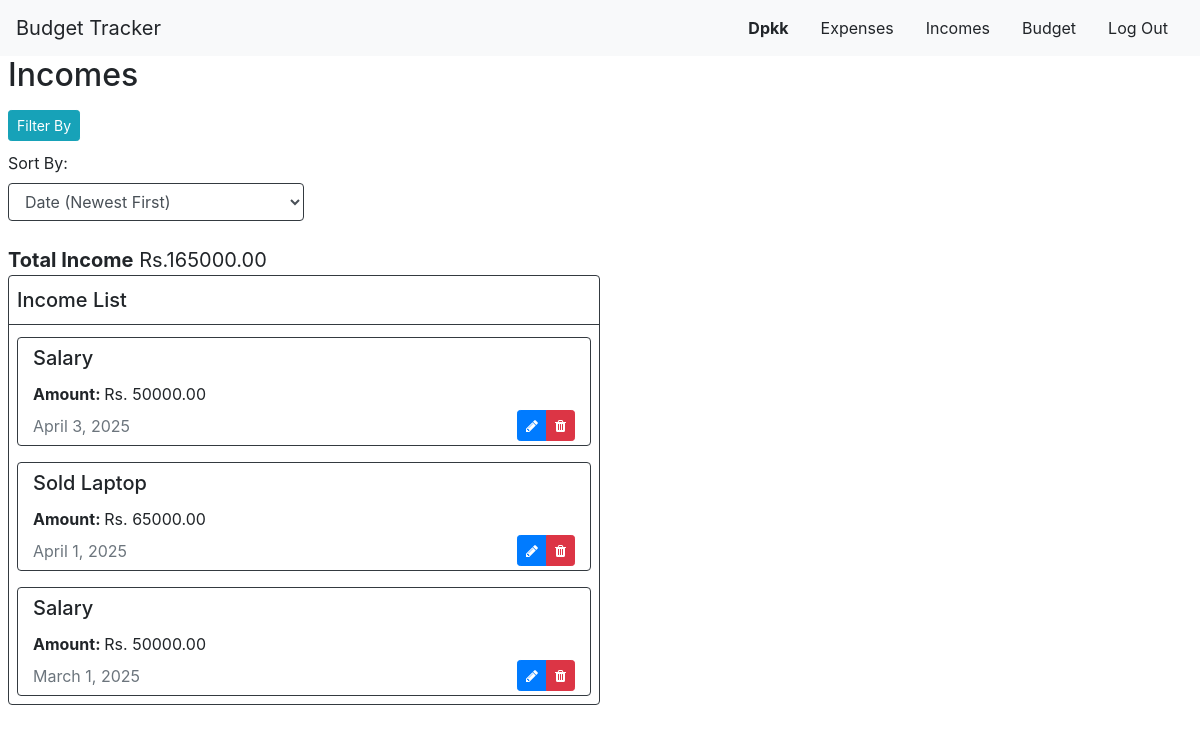
The app's page /income (signed in) with its own data.
### expense/models.py (models this page shows, shortened)
class User(AbstractUser):
    pass

class Income(models.Model):
    user = models.ForeignKey(User, related_name="incomes", on_delete=models.CASCADE)
    name = models.CharField(max_length=100)
    amount = models.DecimalField(max_digits=10, decimal_places=2)
    date = models.DateField()
    time = models.TimeField(auto_now_add=True)

### expense/views.py (the view)
# urls.py: path("income", views.income, name="income"),
def income(request):
    if not request.user.is_authenticated:
        return render(request, "expense/income.html")
    incomes = Income.objects.filter(user = request.user).order_by('-date', '-time')
    total_income = 0
    for income in incomes:
        total_income += income.amount
    return render(request, "expense/income.html", {
        "incomes": incomes,
        "total_income": total_income
    })

### expense/templates/expense/income.html (shortened to what this page needs)
{% extends "expense/layout.html" %}
{% block body %}
    <h2 class="ml-2">Incomes</h2>
    {% if user.is_authenticated %}
        <button id="filter-btn" class="ml-2 my-2 btn btn-sm btn-info">Filter By</button>
        <label class="ml-2" for="sort">Sort By:</label>
        <select id="sort" class="form-control border-dark col-12 col-sm-6 col-md-5 col-lg-3 ml-2 mb-4">
            <option value="date-desc">Date (Newest First)</option>
        </select>
        <div id="total_income" class="ml-2" style="font-size: 20px;"><strong>Total Income</strong> Rs.{{ total_income }}</div>
        <div class="income-Lst row border border-dark rounded ml-2 mb-2 col-12 col-md-9 col-lg-6 p-0 pt-2">
            <div class="py-1 pl-2 mb-1 border-bottom border-dark title w-100"><h5>Income List</h5></div>
            {% for income in incomes %}
                <div class="border border-dark rounded mx-2 my-2 w-100 income">
                    <div class="col-12">
                        <h5 class="mt-2 card-title" >{{ income.name }}</h5>
                        <b>Amount: </b>Rs. <a id="amt">{{income.amount}}</a>
                        <div class="my-1 text-muted d-flex align-items-center justify-content-between">
                            <div id="date" class="flex-grow-1">{{income.date}}</div>
                            <div class="btn-group" role="group" aria-label="Basic mixed styles example">
                                <button onclick="edit_income(event, '{{ income.id }}')" type="button" class="btn btn-sm btn-primary">
                                    <i class="fa fa-pencil"></i>
                                </button>
                                <button onclick="delete_income(event, '{{ income.id }}')" type="button" class="btn btn-sm btn-danger">
                                    <i class="fa fa-trash"></i>
                                </button>
                            </div>
                        </div>
                    </div>
                </div>
            {% empty %}
                <div class="ml-2 mb-2"> No Incomes. </div>
            {% endfor %}
        </div>
    {% else %}
        <a class="ml-2" href="{% url 'index' %}">Login Here</a>
    {% endif %}
{% endblock %}

### expense/templates/expense/layout.html (shortened to what this page needs)
{% load static %}
<!DOCTYPE html>
<html lang="en">
<head>
    <link rel="stylesheet" href="https://stackpath.bootstrapcdn.com/bootstrap/4.4.1/css/bootstrap.min.css">
    <link rel="stylesheet" href="https://cdnjs.cloudflare.com/ajax/libs/font-awesome/4.7.0/css/font-awesome.min.css">
    <link href="{% static 'expense/styles.css' %}" rel="stylesheet">
</head>
<body>
    <nav class="navbar navbar-expand bg-light w-100 d-flex justify-content-between align-items-center">
        <a class="navbar-brand me-3" href="{% url 'index' %}">Budget Tracker</a>
        <ul class="navbar-nav d-flex flex-row flex-nowrap overflow-auto">
            {% if user.is_authenticated %}
                <li class="nav-item px-2">
                    <a class="nav-link" href="{% url 'profile' %}"><strong>{{ user.username }}</strong></a>
                </li>
            {% endif %}
            <li class="nav-item px-2">
                <a class="nav-link" href="{% url 'expense' %}">Expenses</a>
            </li>
            <li class="nav-item px-2">
                <a class="nav-link" href="{% url 'income' %}">Incomes</a>
            </li>
            <li class="nav-item px-2">
                <a class="nav-link" href="{% url 'budget' %}">Budget</a>
            </li>
            {% if user.is_authenticated %}
                <li class="nav-item px-2">
                    <a class="nav-link" href="{% url 'logout' %}">Log&nbsp;Out</a>
                </li>
            {% endif %}
        </ul>
    </nav>
    <div class="body mr-2 pr-2">
        {% block body %}
        {% endblock %}
    </div>
</body>
</html>

### expense/static/expense/styles.css (style rules this page uses)
a { color: rgb(33, 37, 41); text-decoration: none; }

### records on screen
User: username "Dpkk"
Income: name "Salary", amount "50000.00", date "April 3, 2025"
Income: name "Sold Laptop", amount "65000.00", date "April 1, 2025"
Income: name "Salary", amount "50000.00", date "March 1, 2025"

### other values on screen
{{ total_income }} "165000.00"
